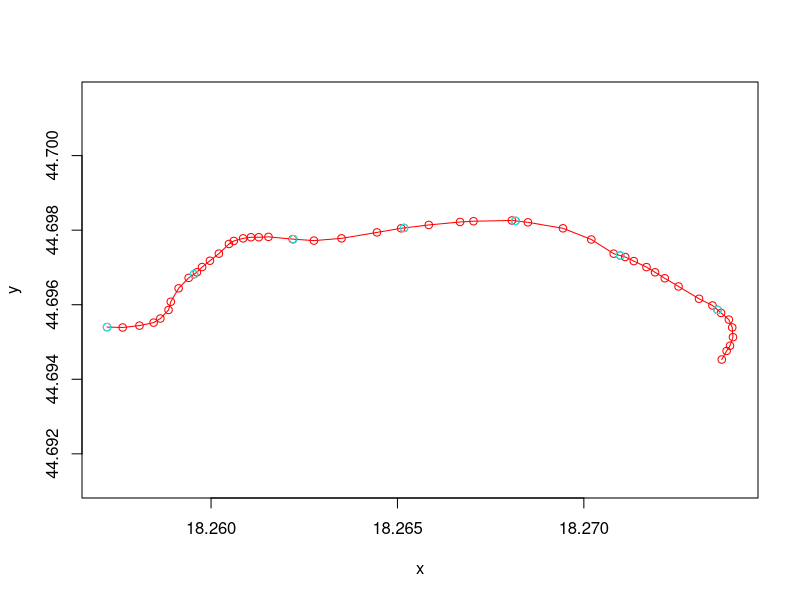

The R script that drew this image:
# Points along line

require(sp)

x <- c(18.25721, 18.25763,18.25808,18.25846,18.25864,18.25886,18.25892,18.25913,18.25940,18.25962,
       18.25976,18.25997,18.26021,18.26048,18.26061,18.26086,18.26107,18.26128,18.26154,18.26219,
       18.26276,18.26350,18.26445,18.26510,18.26584,18.26668,18.26704,18.26807,18.26850,18.26944,
       18.27020,18.27080,18.27111,18.27134,18.27168,18.27191,18.27217,18.27254,18.27309,18.27345,
       18.27368,18.27389,18.27398,18.27400,18.27392,18.27383,18.27370) 

y <- c(44.69540,44.69539,44.69544,44.69552,44.69563,44.69586,44.69608,44.69644,44.69672,44.69687
       ,44.69701,44.69718,44.69737,44.69763,44.69771,44.69778,44.69781,44.69781,44.69782,44.69776
       ,44.69772,44.69778,44.69794,44.69805,44.69814,44.69822,44.69824,44.69826,44.69821,44.69805
       ,44.69775,44.69737,44.69728,44.69717,44.69701,44.69687,44.69671,44.69649,44.69616,44.69598
       ,44.69578,44.69560,44.69539,44.69513,44.69490,44.69476,44.69453)

river<-SpatialLines(list(Lines(Line(cbind(x,y)), ID="a")))
proj4string(river) <- CRS("+init=epsg:4326")


norm_vec <- function(x) sqrt(sum(x^2))
new_point <- function(p0, p1, di) { # Finds point in distance di from point p0 in direction of point p1
    v = p1 - p0
    u = v / norm_vec(v)
    return (p0 + u * di)
}

find <- function(river, M) {

  result = river[1,,drop=FALSE] 
  # for all subsequent points p1, p2 in this data.frame norm_vec(p2 - p1) = M at all times
  equidistantPoints = river[1,,drop=FALSE] 
  river = tail(river, n = -1)
  accDist = 0


  while (length(river) > 0) {
    point = river[1,]
    lastPoint = result[1,]

    dist = norm_vec(point - lastPoint)    

    if ( accDist + dist > M ) {
      np = new_point(lastPoint, point, M - accDist)
      equidistantPoints = rbind(np, equidistantPoints) # add np to equidistantPoints
      result = rbind(np, result) # add np to result
      accDist = 0 # reset accDist
    } else {
      #move point from river to result  
      river = tail(river, n = -1)
      result = rbind(point, result)    
      #update accDist  
      accDist = accDist + dist
    }
  }
  allPoints = result[NROW(result):1,] # reverse result
  return(list(newPoints = equidistantPoints, allPoints = allPoints))
}

r = cbind(x,y) 
result = find(r, 0.003)
plot(result$allPoints, type="l", col="red", asp = 1)
points(result$allPoints, col="red")
points(result$newPoints, col="cyan")
